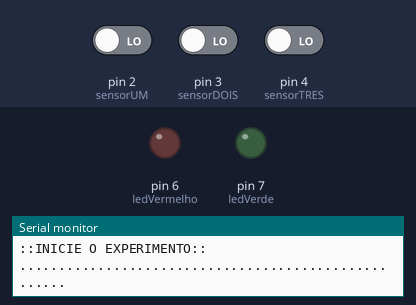
A sketch run on a simulated Arduino Uno, built with avr-gcc and run on an emulated ATmega328P. Parts: output pins drawn as LEDs (lit = HIGH), the last lines printed to the serial monitor. The test bench sets the inputs (shaded band); at power-on: pin 4 (sensorTRES) LOW, pin 2 (sensorUM) LOW, pin 3 (sensorDOIS) LOW.

Above: at 7.5 s.
7.6 s: pin 4 (sensorTRES) driven HIGH
At 8.5 s:
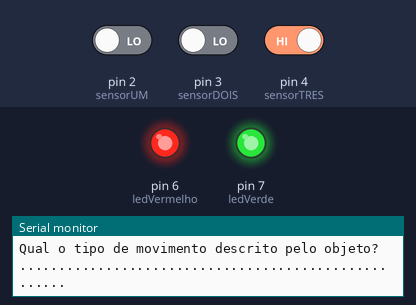
Timing chart, 0 to 10.6 s (numbered marks = the images above; inputs shaded):
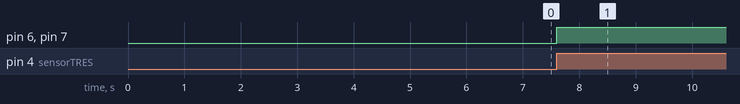

The sketch:

mru0-original.ino
```cpp
/* MESTRADO NACIONAL PROFISSIONAL EM ENSINO DE FÍSICA-SBF
 * INSTITUTO FEDERAL DE CIÊNCIA E TECNOLOGIA DO CEARÁ-IFCE
 * UNIVERSIDADE ESTADUAL VALE DO ACARAÚ-UVA
 * PRODUTO DESENVOLVIDO POR: OSÉIAS DE SOUSA MOURÃO
 *
 * Programa destinado para estudo de Cinemática.
 * O programa calcula o intervalo de tempo entre três sensores
 infravermelho,
 * e determina se o movimento é uniforme ou uniformemente variado
 * Este programa poderá ser usado para se determinar a aceleração
 gravitacional
*/
const int ledVerde = 7; // O LED verde deverá ser ligado no pino digital 7
const int ledVermelho = 6; // O LED vermelho deverá ser ligado no pino digital 6
const int sensorUM = 2; // Configura o pino digital 2 para o PRIMEIRO SENSOR
const int sensorDOIS = 3; // Configura o pino digital 3 para o SEGUNDO SENSOR
const int sensorTRES = 4; // Configura o pino digital 4 para o TERCEIRO SENSOR
int estadoUM; // variável que guarda estado do primeiro sensor
int estadoDOIS; // variável que guarda estado do segundo sensor
int estadoTRES; // variável que guarda estado do terceiro sensor
int UltEstSenUM; // variável a guardar o último estado do primeiro sensor
int UltEstSenDOIS; // variável a guardar o último estado do segundo sensor
int UltEstSenTRES; // variável a guardar o último estado do terceiro sensor
long interTempoUM; // tempo decorrido no primeiro intervalo
long interTempoDOIS; // tempo decorrido no segundo intervalo
long instanteUM = 0; // tempo total decorrido desde que o programa foi executado
long instanteDOIS = 0; // tempo total decorrido desde que o programa foi executado
long instanteTRES= 0; // tempo total decorrido desde que o programa foi executado
long tempoTotal;

void setup()
{
  Serial.begin(9600);

  Serial.println(".....................................................");
  Serial.println("MESTRADO NACIONAL PROFISSIONAL EM ENSINO DE FISICA -  MNPEF");
  Serial.println("PRODUTO DESENVOLVIDO POR: OSEIAS MOURAO");
  Serial.println(".....................................................");
  delay(2000);//Pausa de 2 segundos
  Serial.println(".....................................................");
  Serial.println("CINEMATICA");
  Serial.println(".....................................................");
  delay(2000); //Pausa de 2 segundos

  Serial.println(".....................................................");
  Serial.println("Analise do tipo de movimento e Calculo da Velocidade");
  Serial.println(".....................................................");
  delay(1000); //Pausa de 2 segundos
  Serial.println("::INICIE O EXPERIMENTO::");
  Serial.println(".....................................................");
  delay(1000); //Pausa de 1 segundos

  pinMode(ledVermelho, OUTPUT); // Configura o pino 6 como saída
  pinMode(ledVerde, OUTPUT); // Configura o pino 7 como saída
  pinMode(sensorUM, INPUT); // Configura o pino 2 como entrada
  pinMode(sensorDOIS, INPUT); // Configura o pino 3 como entrada
  pinMode(sensorTRES, INPUT); // Configura o pino 4 como entrada
  digitalWrite(ledVermelho, LOW); // desliga LED vermelho
  digitalWrite(ledVerde, LOW); // desliga LED verde
}

void loop()
{
  estadoUM = digitalRead(sensorUM); // Ler o sensor UM e armazena em estadoUM
  if(estadoUM == HIGH)
  {
    digitalWrite(ledVerde, HIGH); // Liga o LED VERDE
    digitalWrite(ledVermelho, LOW); // desliga o LED VERMELHO
    instanteUM = millis(); // armazena o tempo Total decorrido para Sensor UM
  }
  else
  {
    digitalWrite(ledVerde, LOW); // desliga os lEDs VERDE e VERMELHO
    digitalWrite(ledVermelho, LOW);
  }

  estadoDOIS = digitalRead(sensorDOIS); // Ler o sensor DOIS e armazena em estadoDOIS
  if(estadoDOIS == HIGH)
  {
    digitalWrite(ledVerde, LOW); // desliga LED verde
    digitalWrite(ledVermelho, HIGH); // liga LED vermelho
    instanteDOIS = millis(); // armazena o tempo Total decorrido para Sensor DOIS
    interTempoUM = (instanteDOIS - instanteUM); // cálculo do primeiro intervalo de tempo
  }
  else
  {
    digitalWrite(ledVerde, LOW);
    digitalWrite(ledVermelho, LOW); //desliga os LED verde e Vermelho
  }

  estadoTRES = digitalRead(sensorTRES); // Ler o sensor TRÊS e armazena em estadoTRES
  if(estadoTRES == HIGH)
  {
    digitalWrite(ledVerde, HIGH); // liga LED Verde
    digitalWrite(ledVermelho, HIGH); // liga LED Vermelho
    instanteTRES = millis(); // armazena o tempo Total decorrido para Sensor TRÊS
    interTempoDOIS = (instanteTRES - instanteDOIS);
    tempoTotal = interTempoDOIS;

    Serial.println(".................................................................");
    Serial.print(" 1o intervalo (ms) = ");
    Serial.println(interTempoUM); // imprime no monitor serial o Primeiro Intervalo de Tempo
    Serial.println(".................................................................");
    Serial.println(".................................................................");
    Serial.print(" 2o intervalo (ms) = ");
    Serial.println(interTempoDOIS); // imprime no monitor serial o Primeiro Intervalo de Tempo
    Serial.println(".................................................................");
    Serial.println(".....................................................");
    Serial.println("Anote a distancia entre os Sensores.");
    Serial.println(".....................................................");
    Serial.println(".....................................................");
    Serial.println("calcule as velocidades para o primeiro intervalo e para o segundo.");
    Serial.println(".....................................................");
    Serial.println(".....................................................");
    Serial.println("Qual o tipo de movimento descrito pelo objeto?");
    Serial.println(".....................................................");
    delay(tempoTotal); //tempo de espera para efetuar nova leitura
  }
  else
  {
    digitalWrite(ledVerde, LOW);
    digitalWrite(ledVermelho, LOW); // desliga LED verde e Vermelho
  }
}
```

Measured:
- after the input at 7.6 s, pin 6 (ledVermelho), pin 7 (ledVerde): LOW → HIGH at once
